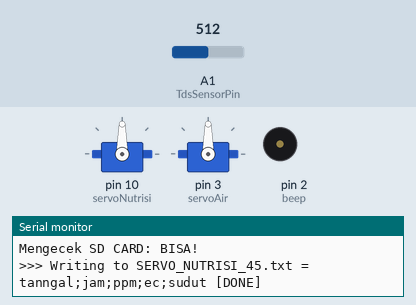
This sketch was run on a simulated Arduino Uno, built with avr-gcc and run on an emulated ATmega328P. On the bench: 2 × servo, buzzer (waves = sounding, pin HIGH), the last lines printed to the serial monitor. Inputs (shaded band) come from the test bench; at power-on: A1 (TdsSensorPin) = 512. The local clock reads 2024-03-15 10:24:30 at power-on unless the sketch sets it; storage starts empty.

Above: at 0.1 s.
At 3.1 s:
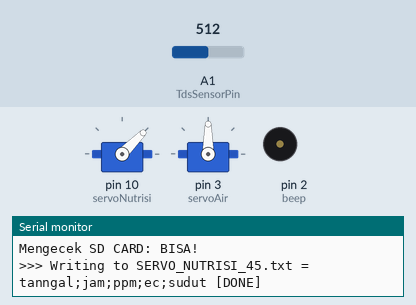
At 6.6 s:
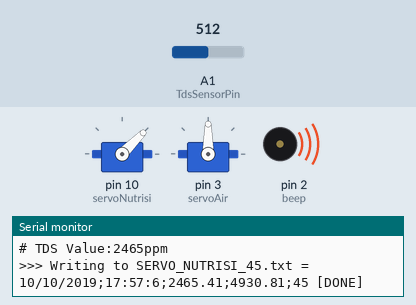
Timing chart, 0 to 8.1 s (numbered marks = the images above):
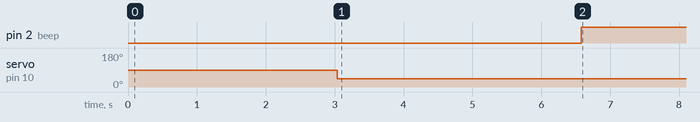

Measured:
- by itself, pin 2 (beep): LOW → HIGH at 6.6 s
- by itself, servo on pin 10 (servoNutrisi): 90° → 45° at 3.0 s

The sketch:

karakterisasi_servo.ino
```cpp
// untuk TDS SENSOR
#define TdsSensorPin A1
#define VREF 5.0      // analog reference voltage(Volt) of the ADC
#define SCOUNT  30           // sum of sample point
int analogBuffer[SCOUNT];    // store the analog value in the array, read from ADC
int analogBufferTemp[SCOUNT];
int analogBufferIndex = 0, copyIndex = 0;
float averageVoltage = 0, tdsValue = 0, tdsValueSebelumnya = 0, temperature = 25;

// untuk SD CARD
#include <SPI.h>
#include <SD.h>
File myFile;
#define chip_select 4
String NAMA_BERKAS;

// untuk RTC (TIME)
#include <virtuabotixRTC.h>
const int CLK = 6, DAT = 7, RST = 8;
virtuabotixRTC myRTC(CLK, DAT, RST);
int tahun;
byte bulan, tanggal, jam, menit, detik;
String xData, xKolom = "tanngal;jam;ppm;ec;kontrol";
static unsigned long waktuTulis;

//--servo
#include <Servo.h>
Servo servo_nutrisi;
Servo servo_air;
int sudut_pos;

#define servoNutrisi 10 // 40-90
#define servoAir 3 // 80-130

// buzzer
#define beep 2
int set_point;

void setup() {
  Serial.begin(115200);
  //---- setting buzzer ----
  pinMode(beep, OUTPUT);
  digitalWrite(beep, LOW);
  //-- servo
  servo_nutrisi.attach(servoNutrisi);
  servo_air.attach(servoAir);

  //----- Setup Awal Sensor -----
  pinMode(TdsSensorPin, INPUT);

  //----- SETTING AWAL WAKTU-----
  tahun = 2019; bulan = 10; tanggal = 10;
  jam = 17; menit = 57 ; detik = 0;
  myRTC.setDS1302Time(detik, menit, jam, 6, tanggal, bulan, tahun);


  //----- SETTING AWAL SD CARD -----
  sudut_pos = 45;
  set_point = 800;
  NAMA_BERKAS = "SERVO_NUTRISI_" + String(sudut_pos) + ".txt";
  Serial.print("Mengecek SD CARD: ");
  if (!SD.begin(4)) {
    Serial.println("GAGAL!"); return;
  }
  Serial.println("BISA!");
  //read_data();

  //---- SETTING KOLOM SDCARD ----
  xKolom = "tanngal;jam;ppm;ec;sudut";
  write_data(xKolom);
  delay(3000);
}

void loop() {
  // memanggil fungsi untuk update data waktu
  jalankan_servo_nutrisi(sudut_pos);
  //  jalankan_servo_air(sudut_pos);

  sensor_tds();
  get_time();

  // tulis data jika berubah
  if (tdsValueSebelumnya != tdsValue) {
    tdsValueSebelumnya = tdsValue;
    write_data(xData);
  }
  if (tdsValue > set_point) {
    digitalWrite(beep, HIGH);
  } else {
    digitalWrite(beep, LOW);
  }

  delay(200);
}

//----- untuk waktu ----
void get_time() {
  myRTC.updateTime();
  xData = "";
  xData += String(myRTC.dayofmonth) + "/";
  xData += String(myRTC.month) + "/";
  xData += String(myRTC.year) + ";";
  xData += String(myRTC.hours) + ":";
  xData += String(myRTC.minutes) + ":";
  xData += String(myRTC.seconds);
  //data dari sensor
  xData += ";" + String(tdsValue);
  xData += ";" + String(2 * tdsValue);
  xData += ";" + String(sudut_pos);
}

//----- untuk sd card ----
void write_data(String data_mu) {

  myFile = SD.open(NAMA_BERKAS, FILE_WRITE);
  if (myFile) {
    Serial.print(">>> Writing to " + NAMA_BERKAS + " = " + data_mu);
    myFile.println(data_mu);
    myFile.close();
    Serial.println(" [DONE]");
  } else {
    Serial.println("!!! GAK bisa buka " + NAMA_BERKAS);
  }
}

void read_data() {
  myFile = SD.open(NAMA_BERKAS);
  if (myFile) {
    Serial.println("Reading to " + NAMA_BERKAS + ":");
    while (myFile.available()) {
      Serial.write(myFile.read());
    }
    myFile.close();
    Serial.println("Reading to " + NAMA_BERKAS + " is [DONE]");

  } else {
    Serial.println("GAK bisa buka " + NAMA_BERKAS);
  }
}


//----- untuk sensor ----
int getMedianNum(int bArray[], int iFilterLen) {
  int bTab[iFilterLen];
  for (byte i = 0; i < iFilterLen; i++)
    bTab[i] = bArray[i];
  int i, j, bTemp;
  for (j = 0; j < iFilterLen - 1; j++)
  {
    for (i = 0; i < iFilterLen - j - 1; i++)
    {
      if (bTab[i] > bTab[i + 1])
      {
        bTemp = bTab[i];
        bTab[i] = bTab[i + 1];
        bTab[i + 1] = bTemp;
      }
    }
  }
  if ((iFilterLen & 1) > 0)
    bTemp = bTab[(iFilterLen - 1) / 2];
  else
    bTemp = (bTab[iFilterLen / 2] + bTab[iFilterLen / 2 - 1]) / 2;
  return bTemp;
}

void sensor_tds() {
  static unsigned long analogSampleTimepoint = millis();
  if (millis() - analogSampleTimepoint > 40U)
  {
    analogSampleTimepoint = millis();
    analogBuffer[analogBufferIndex] = analogRead(TdsSensorPin);    //read the analog value and store into the buffer
    analogBufferIndex++;
    if (analogBufferIndex == SCOUNT)
      analogBufferIndex = 0;
  }
  static unsigned long printTimepoint = millis();
  if (millis() - printTimepoint > 800U)
  {
    printTimepoint = millis();
    for (copyIndex = 0; copyIndex < SCOUNT; copyIndex++)
      analogBufferTemp[copyIndex] = analogBuffer[copyIndex];
    averageVoltage = getMedianNum(analogBufferTemp, SCOUNT) * (float)VREF / 1024.0; // read the analog value more stable by the median filtering algorithm, and convert to voltage value
    float compensationCoefficient = 1.0 + 0.02 * (temperature - 25.0); //temperature compensation formula: fFinalResult(25^C) = fFinalResult(current)/(1.0+0.02*(fTP-25.0));
    float compensationVolatge = averageVoltage / compensationCoefficient; //temperature compensation
    tdsValue = (133.42 * compensationVolatge * compensationVolatge * compensationVolatge - 255.86 * compensationVolatge * compensationVolatge + 857.39 * compensationVolatge) * 0.5; //convert voltage value to tds value
    tdsValue = (2.0702 * tdsValue) - 255.91; //hasil persamaan kalibrasi
    //Serial.print("voltage:");
    //Serial.print(averageVoltage,2);
    //Serial.print("V   ");
    Serial.print("# TDS Value:");
    Serial.print(tdsValue, 0);
    Serial.println("ppm");
  }
}

//--SERVO FUNCTION

void jalankan_servo_nutrisi(float nilai_pid) {
  int val_pid = int(nilai_pid);
  servo_nutrisi.write(val_pid);
  delay(15);
}

void jalankan_servo_air(float nilai_pid) {
  int val_pid = int(nilai_pid);
  servo_air.write(val_pid);
  delay(15);
}
```
